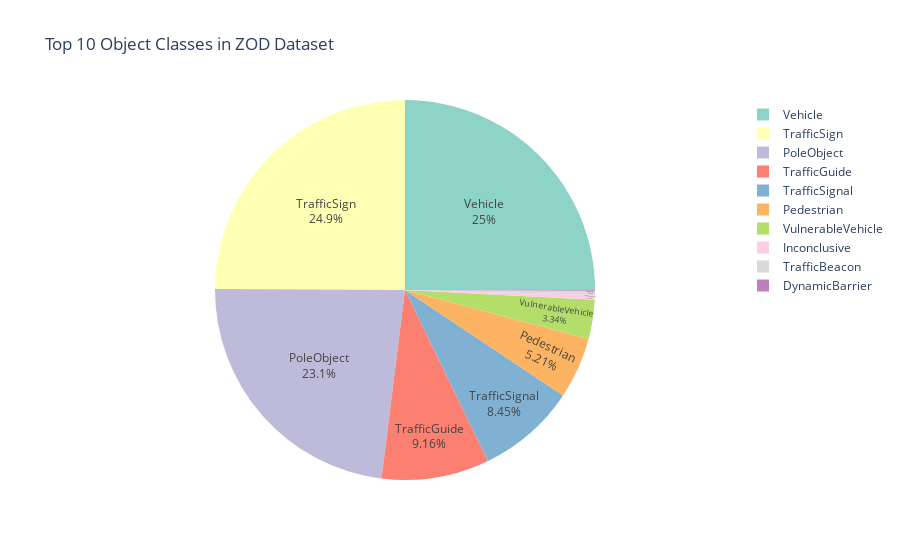
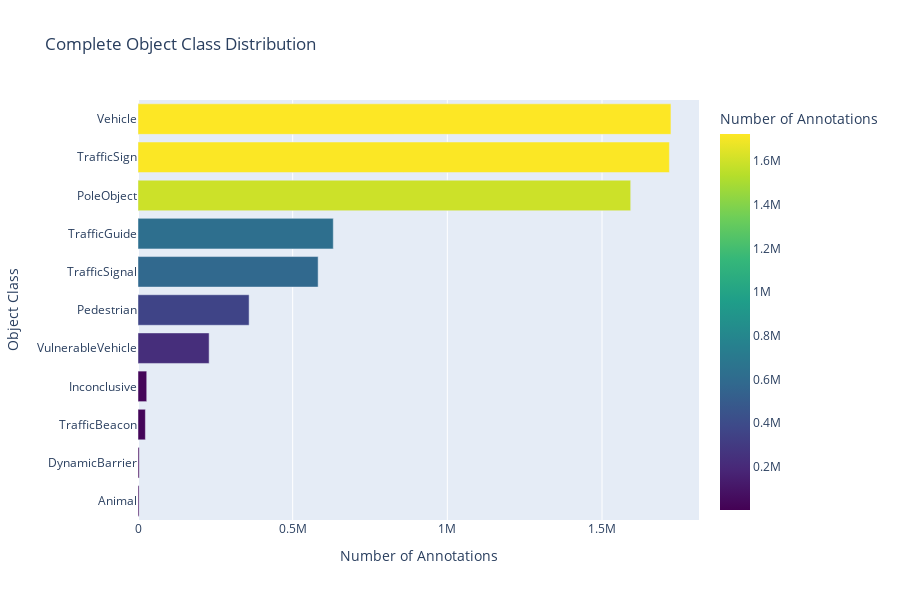

The notebook cell these images were saved under, in order:
### Markdown cell above
## 3. Overall Class Distribution Overview

### Code cell
if class_data:
    # Extract main class distribution
    class_counts = class_data['class_counts']
    total_annotations = class_data['detailed_statistics']['total_annotations']
    
    # Create DataFrame for visualization
    class_df = pd.DataFrame(list(class_counts.items()), columns=['Class', 'Count'])
    class_df['Percentage'] = (class_df['Count'] / total_annotations) * 100
    class_df = class_df.sort_values('Count', ascending=False)
    
    # Top 10 classes pie chart
    top_classes = class_df.head(10)
    fig = px.pie(
        top_classes,
        values='Count',
        names='Class',
        title='Top 10 Object Classes in ZOD Dataset',
        color_discrete_sequence=px.colors.qualitative.Set3
    )
    fig.update_traces(textposition='inside', textinfo='percent+label')
    fig.show()
    
    # Horizontal bar chart for all classes
    fig2 = px.bar(
        class_df,
        x='Count',
        y='Class',
        orientation='h',
        title='Complete Object Class Distribution',
        labels={'Count': 'Number of Annotations', 'Class': 'Object Class'},
        color='Count',
        color_continuous_scale='Viridis'
    )
    
    fig2.update_layout(
        yaxis={'categoryorder': 'total ascending'},
        height=600
    )
    
    fig2.show()
    
    print("=== TOP 10 OBJECT CLASSES ===")
    for idx, row in top_classes.iterrows():
        print(f"{row['Class']:20}: {row['Count']:8,} ({row['Percentage']:5.1f}%)")

### Figure 1 — Plotly figure (JSON) as saved in the notebook; plotly's stock layout.template omitted (floating-point values rounded to 4 significant figures)
{"data": [{"domain": {"x": [0, 1], "y": [0, 1]}, "hovertemplate": "Class=%{label}<br>Count=%{value}<extra></extra>", "labels": ["Vehicle", "TrafficSign", "PoleObject", "TrafficGuide", "TrafficSignal", "Pedestrian", "VulnerableVehicle", "Inconclusive", "TrafficBeacon", "DynamicBarrier"], "legendgroup": "", "name": "", "showlegend": true, "textinfo": "percent+label", "textposition": "inside", "type": "pie", "values": [1722891, 1717871, 1592734, 631321, 582315, 359177, 229980, 28227, 23871, 3866]}], "layout": {"legend": {"tracegroupgap": 0}, "piecolorway": ["rgb(141,211,199)", "rgb(255,255,179)", "rgb(190,186,218)", "rgb(251,128,114)", "rgb(128,177,211)", "rgb(253,180,98)", "rgb(179,222,105)", "rgb(252,205,229)", "rgb(217,217,217)", "rgb(188,128,189)", "rgb(204,235,197)", "rgb(255,237,111)"], "title": {"text": "Top 10 Object Classes in ZOD Dataset"}}}

### Figure 2 — Plotly figure (JSON) as saved in the notebook; plotly's stock layout.template omitted (floating-point values rounded to 4 significant figures)
{"data": [{"hovertemplate": "Number of Annotations=%{marker.color}<br>Object Class=%{y}<extra></extra>", "legendgroup": "", "marker": {"color": [1722891, 1717871, 1592734, 631321, 582315, 359177, 229980, 28227, 23871, 3866, 3439], "coloraxis": "coloraxis", "pattern": {"shape": ""}}, "name": "", "orientation": "h", "showlegend": false, "textposition": "auto", "type": "bar", "x": [1722891, 1717871, 1592734, 631321, 582315, 359177, 229980, 28227, 23871, 3866, 3439], "xaxis": "x", "y": ["Vehicle", "TrafficSign", "PoleObject", "TrafficGuide", "TrafficSignal", "Pedestrian", "VulnerableVehicle", "Inconclusive", "TrafficBeacon", "DynamicBarrier", "Animal"], "yaxis": "y"}], "layout": {"barmode": "relative", "coloraxis": {"colorbar": {"title": {"text": "Number of Annotations"}}, "colorscale": [[0, "#440154"], [0.1111, "#482878"], [0.2222, "#3e4989"], [0.3333, "#31688e"], [0.4444, "#26828e"], [0.5556, "#1f9e89"], [0.6667, "#35b779"], [0.7778, "#6ece58"], [0.8889, "#b5de2b"], [1, "#fde725"]]}, "height": 600, "legend": {"tracegroupgap": 0}, "title": {"text": "Complete Object Class Distribution"}, "xaxis": {"anchor": "y", "domain": [0, 1], "title": {"text": "Number of Annotations"}}, "yaxis": {"anchor": "x", "categoryorder": "total ascending", "domain": [0, 1], "title": {"text": "Object Class"}}}}
